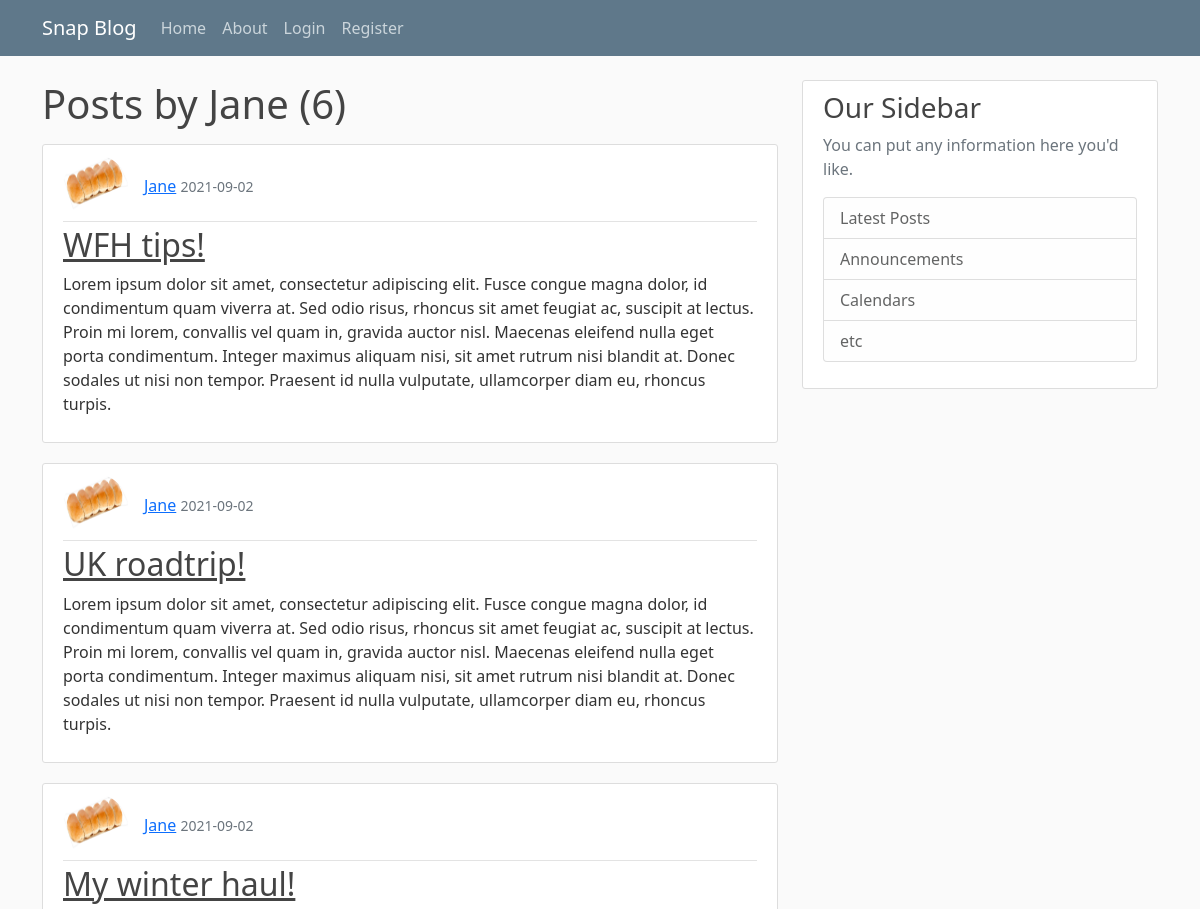
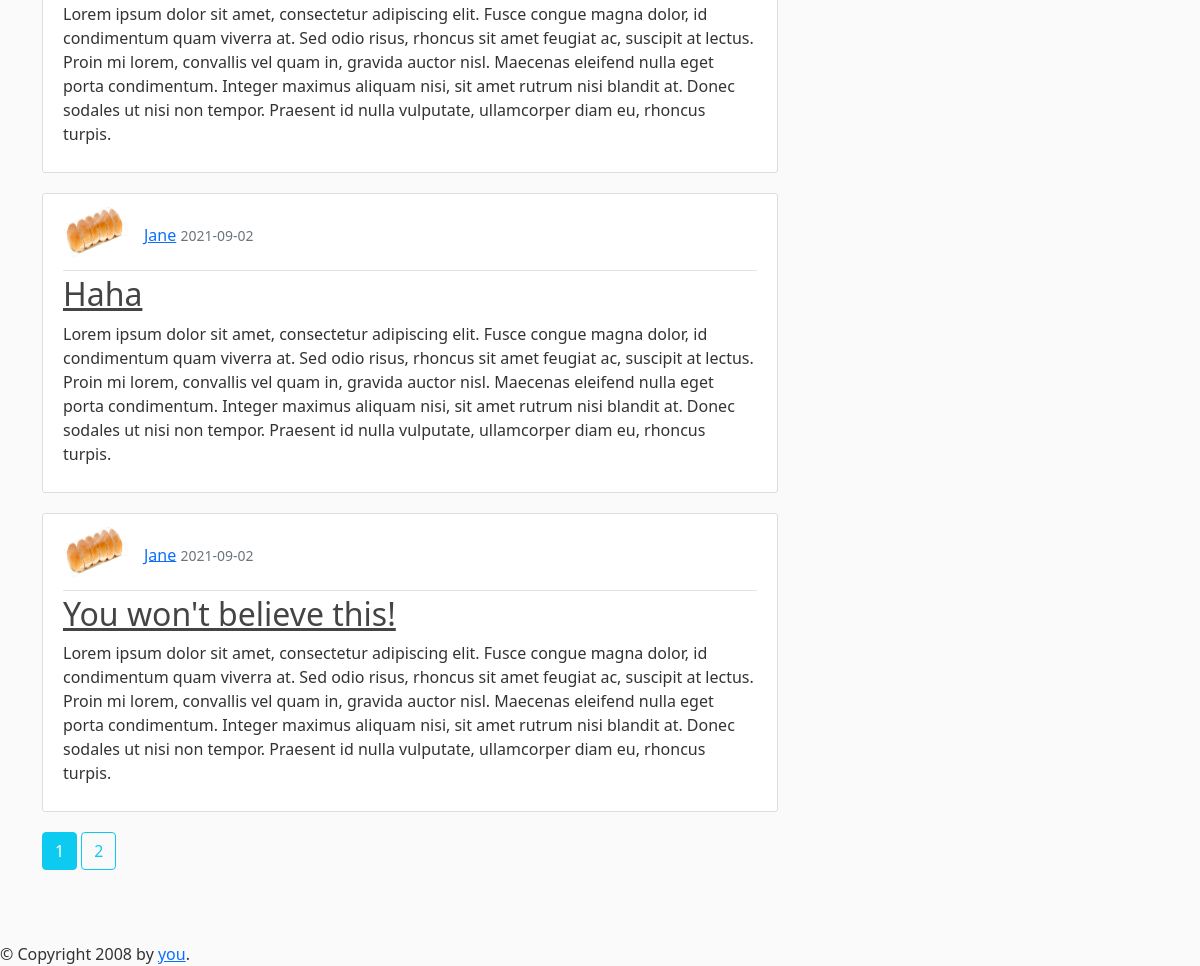
Before: /user/Jane with the older database file (2 pictures, top to bottom).
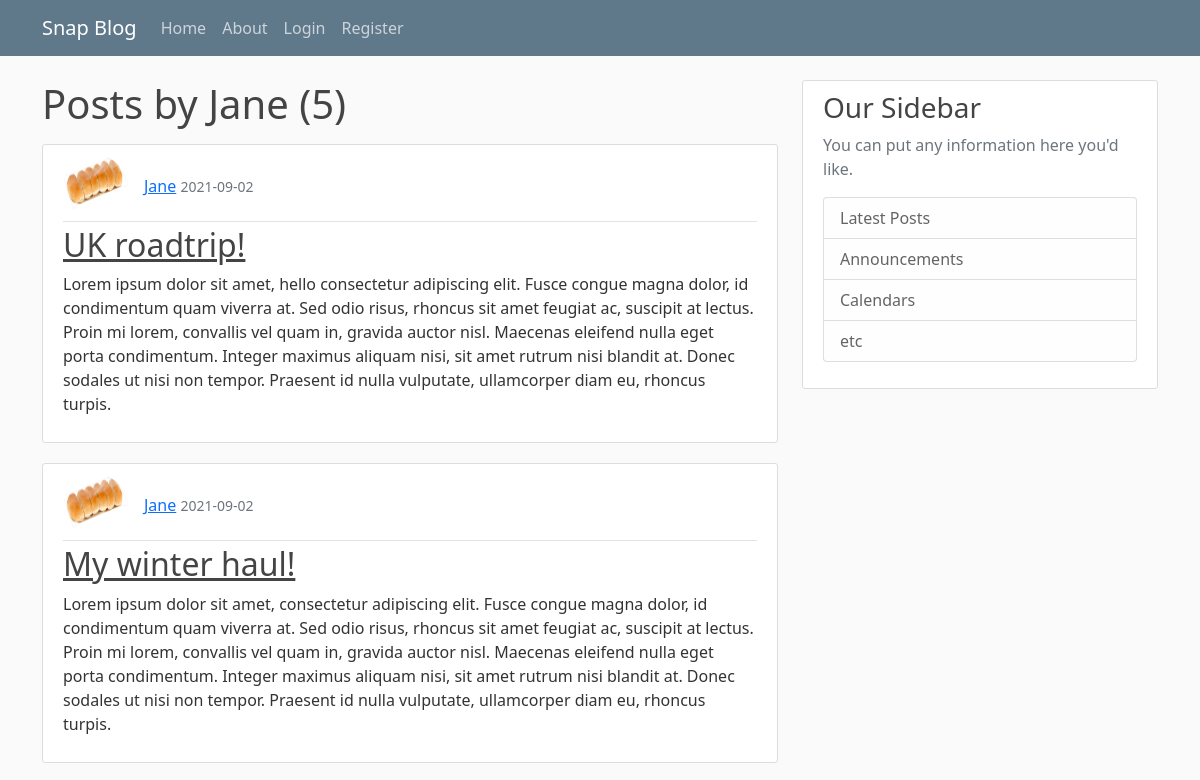
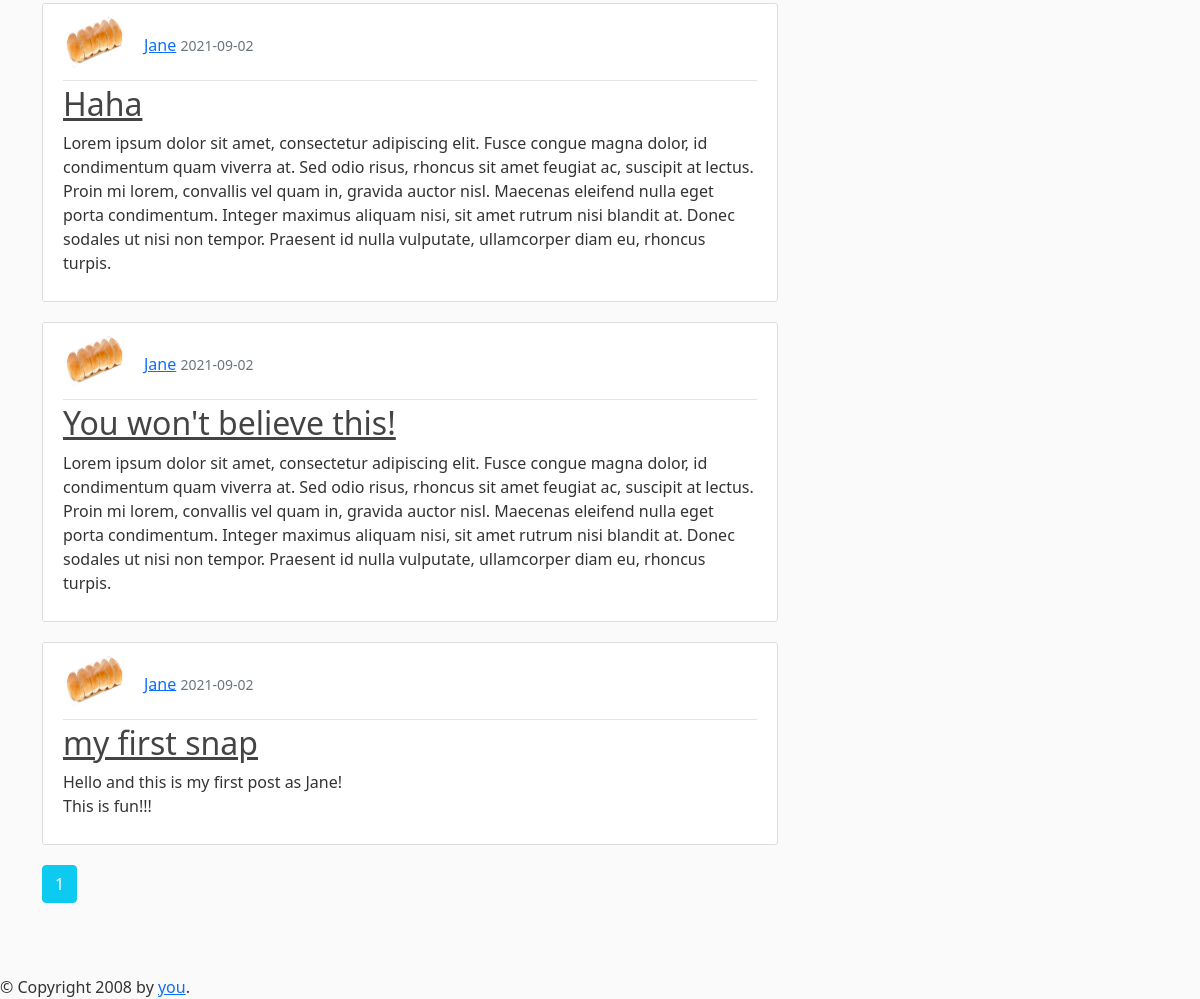
After: the same page with the newer database file (2 pictures, top to bottom).
### snapApp/models.py (models this page shows, shortened)
class Post(db.Model):
    id = db.Column(db.Integer, primary_key=True)
    title = db.Column(db.String(100), nullable=False)
    date_posted = db.Column(db.DateTime, nullable=False, default=datetime.utcnow)
    content = db.Column(db.Text, nullable=False)
    user_id = db.Column(db.Integer, db.ForeignKey('user.id'), nullable=False)

class User(db.Model, UserMixin):
    id = db.Column(db.Integer, primary_key=True)
    username = db.Column(db.String(20), unique=True, nullable=False)
    email = db.Column(db.String(120), unique=True, nullable=False)
    image_file = db.Column(db.String(20), nullable=False, default='default.jpg')
    password = db.Column(db.String(60), nullable=False)
    posts = db.relationship('Post', backref='author', lazy=True)

### snapApp/users/routes.py (the view)
@users.route("/user/<string:username>")
def user_posts(username):
    page = request.args.get('page', 1, type=int)
    user = User.query.filter_by(username=username).first_or_404()
    posts = Post.query.filter_by(author=user)\
    .order_by(Post.date_posted.desc())\
    .paginate(page=page,  per_page=5)
    print(posts)
    return render_template('user_posts.html', posts=posts, user=user)

### snapApp/templates/user_posts.html (shortened to what this page needs)
{% extends "base.html" %}
{% block content %}
  <h1 class="mb-3">Posts by {{ user.username }} ({{ posts.total }})</h1>
    {% for post in posts.items %}
        <article class="media content-section">
          <div class="media-body">
            <div class="article-metadata">
              <img class="rounded-circle article-img" src="{{ url_for('static', filename='img/' + post.author.image_file ) }}"><a class="mr-2" href="{{ url_for('users.user_posts', username=post.author.username) }}">{{ post.author.username }}</a>
              <small class="text-muted">{{ post.date_posted.strftime('%Y-%m-%d') }}</small>
            </div>
            <h2><a class="article-title" href="{{ url_for('posts.post', post_id=post.id) }}">{{ post.title }}</a></h2>
            <p class="article-content">{{ post.content }}</p>
          </div>
        </article>
    {% endfor %}
    {% for page_num in posts.iter_pages(left_edge=1, right_edge=1, left_current=1, right_current=2) %}
      {% if page_num %}
        {% if posts.page == page_num %}
          <a class="btn btn-info mb-4 text-white" href="{{ url_for('users.user_posts', username=user.username, page=page_num) }}">{{ page_num }}</a>
        {% else %}
         <a class="btn btn-outline-info mb-4" href="{{ url_for('users.user_posts', username=user.username, page=page_num) }}">{{ page_num }}</a>
        {% endif %}
      {% else %}
      ...
      {% endif %}
    {% endfor %}
{% endblock content %}

Changed rows visible on the page:
removed Post: image_file (picture), author.username "Jane", date_posted "2021-09-02", title "WFH tips!", content "Lorem ipsum dolor sit amet, consectetur adipiscing elit. Fusce congue magna dolor, id condimentum quam viverra at. Sed odio risus, rhoncus sit amet feugiat ac, suscipit at lectus. Proin mi lorem, convallis vel quam in, gravida auctor nisl. Maecenas eleifend nulla eget porta condimentum. Integer maximus aliquam nisi, sit amet rutrum nisi blandit at. Donec sodales ut nisi non tempor. Praesent id nulla vulputate, ullamcorper diam eu, rhoncus turpis."
changed Post "UK roadtrip!": content "…ipsum dolor sit amet, consectetur adipiscing elit. Fusce…" → "…ipsum dolor sit amet, hello consectetur adipiscing elit. Fusce…"
now on this page (row unchanged): Post: image_file (picture), author.username "Jane", date_posted "2021-09-02", title "my first snap", content "Hello and this is my first post as Jane! This is fun!!!"
Other visible differences:
{{ posts.total }}: "6" → "5"
list line gone: "2"
